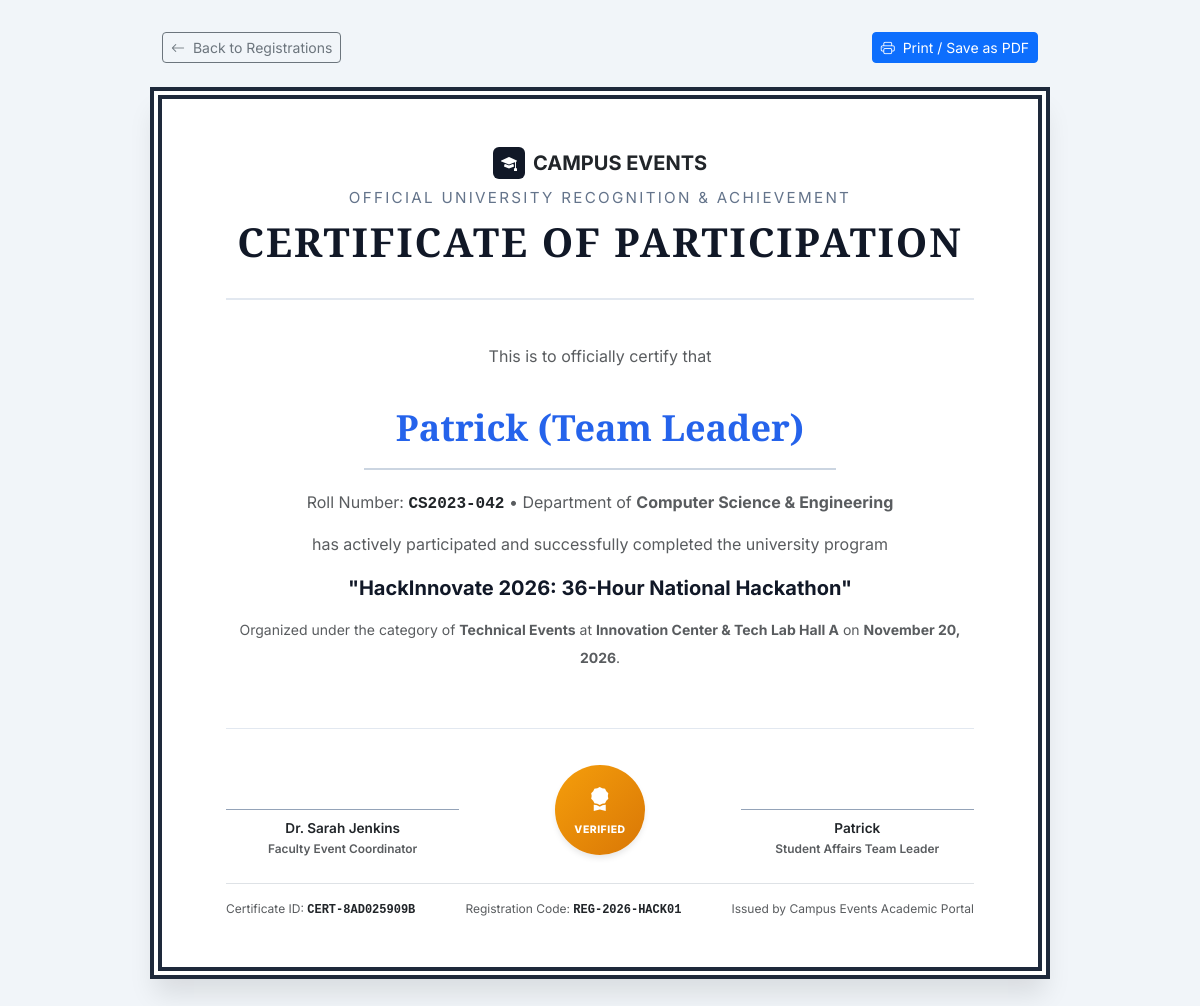
The app's page /certificate.php?code=REG-2026-HACK01 (signed in) with its own data.
### tables this page shows
CREATE TABLE `registrations` (
  `id` INT AUTO_INCREMENT PRIMARY KEY,
  `event_id` INT NOT NULL,
  `user_id` INT NOT NULL,
  `registration_code` VARCHAR(50) NOT NULL UNIQUE,
  `registered_at` TIMESTAMP DEFAULT CURRENT_TIMESTAMP,
  `status` ENUM('confirmed', 'cancelled', 'attended') NOT NULL DEFAULT 'confirmed',
  `notes` TEXT DEFAULT NULL,
  `attended_at` DATETIME DEFAULT NULL,
  CONSTRAINT `fk_reg_event` FOREIGN KEY (`event_id`) REFERENCES `events` (`id`) ON DELETE CASCADE,
  CONSTRAINT `fk_reg_user` FOREIGN KEY (`user_id`) REFERENCES `users` (`id`) ON DELETE CASCADE,
  CONSTRAINT `unique_user_event` UNIQUE (`user_id`, `event_id`),
  INDEX `idx_reg_code` (`registration_code`)
);

CREATE TABLE `users` (
  `id` INT AUTO_INCREMENT PRIMARY KEY,
  `name` VARCHAR(100) NOT NULL,
  `email` VARCHAR(150) NOT NULL UNIQUE,
  `password` VARCHAR(255) NOT NULL,
  `role` ENUM('admin', 'student') NOT NULL DEFAULT 'student',
  `roll_no` VARCHAR(50) DEFAULT NULL,
  `phone` VARCHAR(20) DEFAULT NULL,
  `department` VARCHAR(100) DEFAULT NULL,
  `year_of_study` VARCHAR(20) DEFAULT NULL,
  `avatar` VARCHAR(255) DEFAULT NULL,
  `status` ENUM('active', 'inactive') NOT NULL DEFAULT 'active',
  `created_at` TIMESTAMP DEFAULT CURRENT_TIMESTAMP
);

CREATE TABLE `events` (
  `id` INT AUTO_INCREMENT PRIMARY KEY,
  `category_id` INT NOT NULL,
  `title` VARCHAR(255) NOT NULL,
  `slug` VARCHAR(255) NOT NULL UNIQUE,
  `short_description` VARCHAR(300) NOT NULL,
  `description` TEXT NOT NULL,
  `banner_image` VARCHAR(255) DEFAULT NULL,
  `event_date` DATE NOT NULL,
  `start_time` TIME NOT NULL,
  `end_time` TIME DEFAULT NULL,
  `venue` VARCHAR(150) NOT NULL,
  `registration_deadline` DATE NOT NULL,
  `total_seats` INT NOT NULL DEFAULT 100,
  `available_seats` INT NOT NULL DEFAULT 100,
  `price` DECIMAL(10, 2) NOT NULL DEFAULT 0.00,
  `status` ENUM('published', 'draft', 'completed', 'cancelled') NOT NULL DEFAULT 'published',
  `is_featured` TINYINT(1) NOT NULL DEFAULT 0,
  `coordinator_name` VARCHAR(100) NOT NULL,
  `coordinator_email` VARCHAR(150) NOT NULL,
  `coordinator_phone` VARCHAR(20) NOT NULL,
  `created_by` INT DEFAULT NULL,
  `created_at` TIMESTAMP DEFAULT CURRENT_TIMESTAMP,
  `updated_at` TIMESTAMP DEFAULT CURRENT_TIMESTAMP ON UPDATE CURRENT_TIMESTAMP,
  CONSTRAINT `fk_events_category` FOREIGN KEY (`category_id`) REFERENCES `categories` (`id`) ON DELETE CASCADE,
  CONSTRAINT `fk_events_creator` FOREIGN KEY (`created_by`) REFERENCES `users` (`id`) ON DELETE SET NULL,
  INDEX `idx_event_date` (`event_date`),
  INDEX `idx_status` (`status`),
  INDEX `idx_featured` (`is_featured`)
);

CREATE TABLE `categories` (
  `id` INT AUTO_INCREMENT PRIMARY KEY,
  `name` VARCHAR(100) NOT NULL UNIQUE,
  `slug` VARCHAR(100) NOT NULL UNIQUE,
  `icon` VARCHAR(50) NOT NULL,
  `description` VARCHAR(255) NOT NULL,
  `color` VARCHAR(20) NOT NULL DEFAULT '#2563EB',
  `created_at` TIMESTAMP DEFAULT CURRENT_TIMESTAMP
);

### includes/functions.php (called while the page is built, shortened)
<?php
function format_date(?string $date, string $format = 'M d, Y'): string {
    try {
        $dt = new DateTime($date);
        return $dt->format($format);
    } catch (Exception $e) {
        return $date;
    }
}

### certificate.php (the view, shortened to what this page needs)
<?php
require_once __DIR__ . '/includes/functions.php';
$regCode = sanitize($_GET['code'] ?? '');
$db = getDB();
$stmt = $db->prepare("
    SELECT r.*,
           u.name AS student_name, u.roll_no AS student_roll_no, u.department AS student_dept,
           e.title AS event_title, e.event_date, e.venue, e.coordinator_name,
           c.name AS category_name
    FROM registrations r
    JOIN users u ON r.user_id = u.id
    JOIN events e ON r.event_id = e.id
    JOIN categories c ON e.category_id = c.id
    WHERE r.registration_code = :code
    LIMIT 1
");
$stmt->execute(['code' => $regCode]);
$cert = $stmt->fetch();
$certId = 'CERT-' . strtoupper(substr(md5($cert['registration_code']), 0, 10));
?>
<!DOCTYPE html>
<html lang="en">
<head>
    <link href="https://cdn.jsdelivr.net/npm/bootstrap@5.3.3/dist/css/bootstrap.min.css" rel="stylesheet">
    <link rel="stylesheet" href="https://cdn.jsdelivr.net/npm/bootstrap-icons@1.11.3/font/bootstrap-icons.min.css">
</head>
<body>
<div class="container d-print-none mb-4 max-w-900 text-center" style="max-width: 900px;">
    <div class="d-flex justify-content-between align-items-center">
        <a href="<?= BASE_URL ?>my-registrations.php" class="btn btn-outline-secondary btn-sm">
            <i class="bi bi-arrow-left me-1"></i> Back to Registrations
        </a>
        <div>
            <button onclick="window.print();" class="btn btn-primary btn-sm">
                <i class="bi bi-printer me-1"></i> Print / Save as PDF
            </button>
        </div>
    </div>
</div>
<div class="cert-container">
    <div class="cert-header">
        <div class="d-flex align-items-center justify-content-center gap-2 mb-2">
            <div style="background: #111827; color: #FFFFFF; width: 32px; height: 32px; border-radius: 6px; display: flex; align-items: center; justify-content: center;">
                <i class="bi bi-mortarboard-fill"></i>
            </div>
            <strong class="fs-5 text-dark"><?= htmlspecialchars(APP_NAME) ?></strong>
        </div>
        <div class="cert-subtitle">Official University Recognition &amp; Achievement</div>
        <h1 class="cert-title">Certificate of Participation</h1>
    </div>
    <div class="cert-body">
        <p class="text-muted mb-1 fs-6">This is to officially certify that</p>
        <div class="student-name"><?= htmlspecialchars($cert['student_name']) ?></div>
        <p class="text-muted mb-2">
            Roll Number: <strong class="text-dark font-monospace"><?= htmlspecialchars($cert['student_roll_no'] ?: 'STUDENT') ?></strong>
            • Department of <strong><?= htmlspecialchars($cert['student_dept'] ?: 'General Studies') ?></strong>
        </p>
        <p class="text-muted mb-2">
            has actively participated and successfully completed the university program
        </p>
        <div class="event-highlight mb-2">
            "<?= htmlspecialchars($cert['event_title']) ?>"
        </div>
        <p class="text-muted small">
            Organized under the category of <strong><?= htmlspecialchars($cert['category_name']) ?></strong> at
            <strong><?= htmlspecialchars($cert['venue']) ?></strong> on <strong><?= format_date($cert['event_date'], 'F d, Y') ?></strong>.
        </p>
    </div>
    <div class="cert-footer">
        <div class="row align-items-center text-center">
            <div class="col-4">
                <div class="signature-line">
                    <span class="d-block text-dark"><?= htmlspecialchars($cert['coordinator_name']) ?></span>
                    <span class="text-muted small">Faculty Event Coordinator</span>
                </div>
            </div>
            <div class="col-4">
                <div class="cert-seal">
                    <i class="bi bi-award-fill fs-4 mb-1"></i>
                    <span>VERIFIED</span>
                </div>
            </div>
            <div class="col-4">
                <div class="signature-line">
                    <span class="d-block text-dark"><?= htmlspecialchars(TEAM_LEADER) ?></span>
                    <span class="text-muted small">Student Affairs Team Leader</span>
                </div>
            </div>
        </div>
        <div class="d-flex justify-content-between align-items-center mt-4 pt-3 border-top small text-muted" style="font-size: 0.75rem;">
            <span>Certificate ID: <strong class="font-monospace text-dark"><?= $certId ?></strong></span>
            <span>Registration Code: <strong class="font-monospace text-dark"><?= htmlspecialchars($cert['registration_code']) ?></strong></span>
            <span>Issued by Campus Events Academic Portal</span>
        </div>
    </div>
</div>
</body>
</html>

### certificate.php (style rules this page uses)
body { background-color: #F1F5F9; font-family: 'Inter', sans-serif; color: #1E293B; padding: 2rem 0; }
.cert-container { max-width: 900px; margin: 0 auto; background: #FFFFFF; padding: 3rem 4rem; border: 12px double #1E293B; box-shadow: 0 20px 25px -5px rgba(0, 0, 0, 0.1); position: relative; }
.cert-header { text-align: center; border-bottom: 2px solid #E2E8F0; padding-bottom: 1.5rem; margin-bottom: 2rem; }
.cert-title { font-family: 'Playfair Display', Georgia, serif; font-size: 2.5rem; color: #111827; font-weight: 700; letter-spacing: 0.05em; text-transform: uppercase; margin-top: 0.5rem; }
.cert-subtitle { font-size: 0.95rem; color: #64748B; letter-spacing: 0.15em; text-transform: uppercase; }
.cert-body { text-align: center; margin: 2.5rem 0; line-height: 2; }
.student-name { font-family: 'Playfair Display', Georgia, serif; font-size: 2.25rem; color: #2563EB; font-weight: 700; border-bottom: 2px solid #CBD5E1; display: inline-block; padding: 0 2rem 0.25rem; margin: 1rem 0; }
.event-highlight { font-weight: 700; color: #111827; font-size: 1.25rem; }
.cert-footer { margin-top: 3.5rem; padding-top: 2rem; border-top: 1px solid #E2E8F0; }
.signature-line { border-top: 1px solid #94A3B8; padding-top: 0.5rem; margin-top: 3rem; font-size: 0.85rem; font-weight: 600; }
.cert-seal { width: 90px; height: 90px; border-radius: 50%; background: linear-gradient(135deg, #F59E0B 0%, #D97706 100%); color: #FFFFFF; display: flex; align-items: center; justify-content: center; flex-direction: column; margin: 0 auto; box-shadow: 0 4px 6px -1px rgba(0, 0, 0, 0.1); font-size: 0.65rem; font-weight: 800; text-transform: uppercase; letter-spacing: 0.05em; }

### records on screen
registrations: user.name "Patrick (Team Leader)", user.roll_no "CS2023-042", user.department "Computer Science & Engineering", event.title "HackInnovate 2026: 36-Hour National Hackathon", categories.name "Technical Events", event.venue "Innovation Center & Tech Lab Hall A", event.event_date "November 20, 2026", event.coordinator_name "Dr. Sarah Jenkins", registration_code "CERT-8AD025909B", registration_code "REG-2026-HACK01"

### other values on screen
APP_NAME "CAMPUS EVENTS"
TEAM_LEADER "Patrick"
